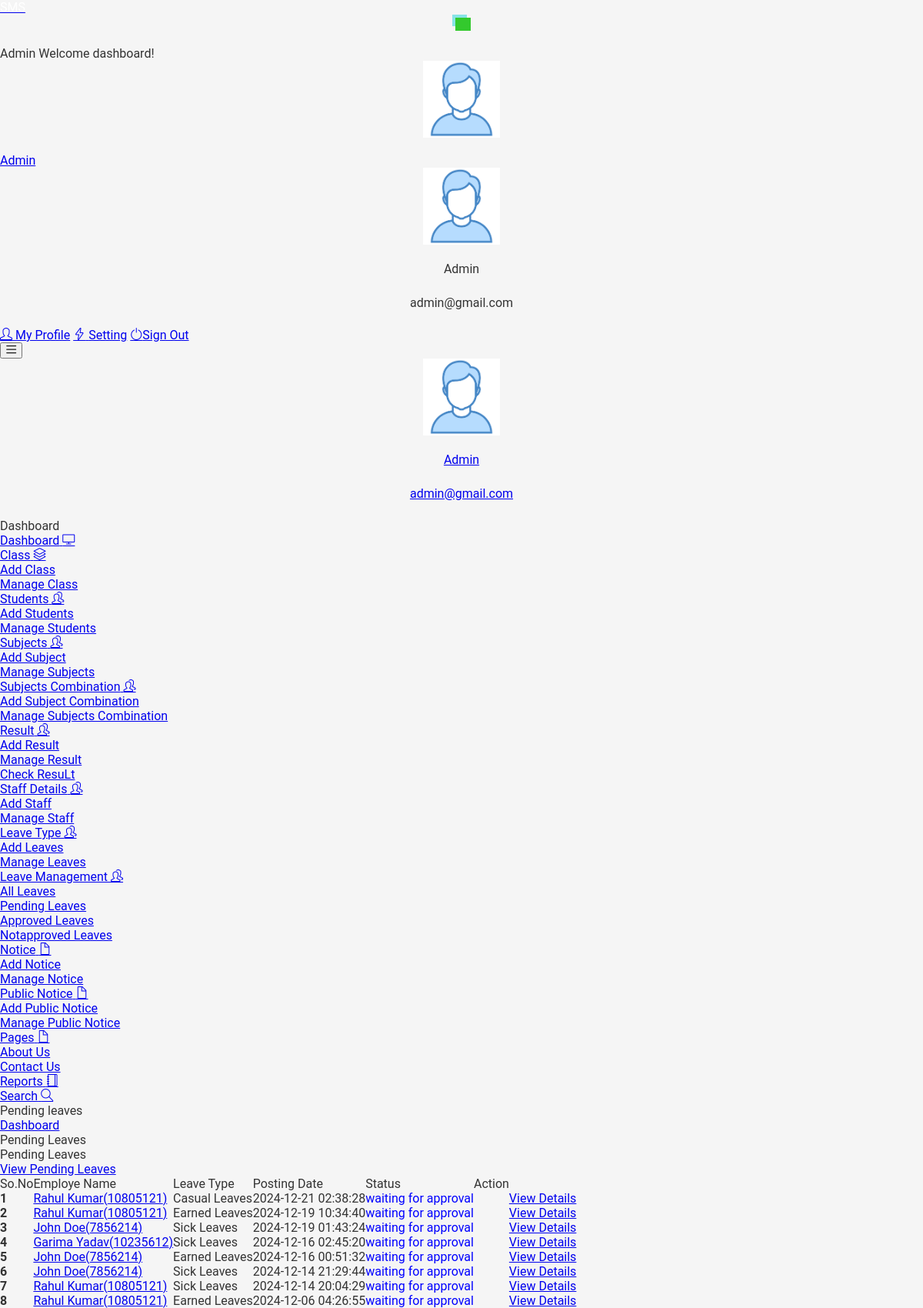
Before: /studentms/admin/pending-leavehistory.php (signed in) with the older database file.
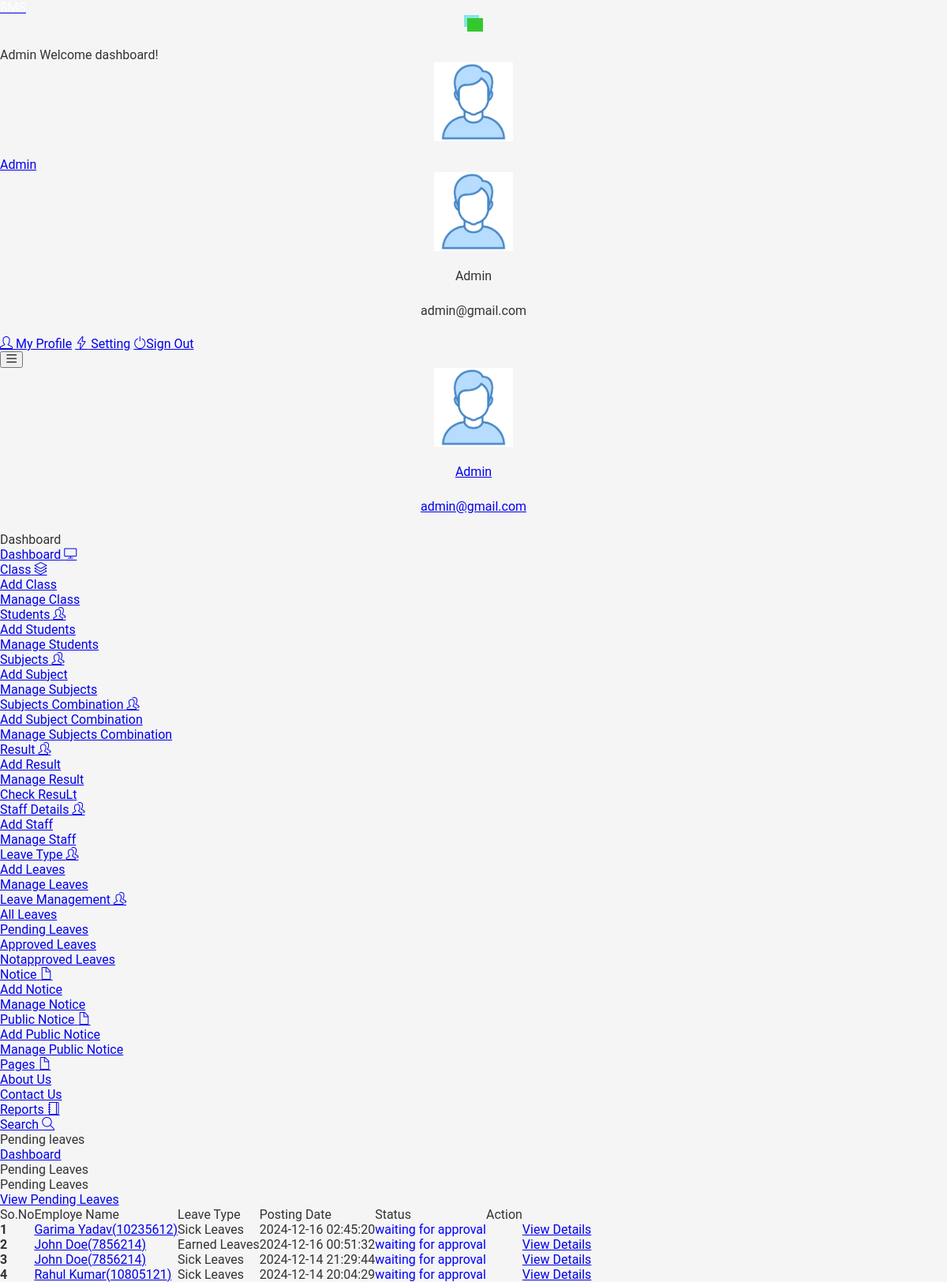
After: the same page with the newer database file.
### tables this page shows
CREATE TABLE IF NOT EXISTS `tblleaves` (
  `id` int NOT NULL AUTO_INCREMENT,
  `LeaveType` varchar(110) DEFAULT NULL,
  `ToDate` varchar(120) DEFAULT NULL,
  `FromDate` varchar(120) DEFAULT NULL,
  `Description` mediumtext,
  `PostingDate` timestamp NULL DEFAULT CURRENT_TIMESTAMP,
  `AdminRemark` mediumtext,
  `AdminRemarkDate` varchar(120) DEFAULT NULL,
  `Status` int DEFAULT NULL,
  `IsRead` int DEFAULT NULL,
  `empid` int DEFAULT NULL,
  PRIMARY KEY (`id`),
  KEY `empid` (`empid`)
);

CREATE TABLE IF NOT EXISTS `tblemployees` (
  `id` int NOT NULL AUTO_INCREMENT,
  `EmpId` varchar(100) NOT NULL,
  `FirstName` varchar(150) DEFAULT NULL,
  `LastName` varchar(150) DEFAULT NULL,
  `EmailId` varchar(200) DEFAULT NULL,
  `ClassId` int DEFAULT NULL,
  `Password` varchar(180) DEFAULT NULL,
  `Gender` varchar(100) DEFAULT NULL,
  `Dob` varchar(100) DEFAULT NULL,
  `Subjects` varchar(255) DEFAULT NULL,
  `Address` varchar(255) DEFAULT NULL,
  `City` varchar(200) DEFAULT NULL,
  `Country` varchar(150) DEFAULT NULL,
  `Phonenumber` char(11) DEFAULT NULL,
  `Status` int DEFAULT NULL,
  `RegDate` timestamp NULL DEFAULT CURRENT_TIMESTAMP,
  PRIMARY KEY (`id`)
);

### studentms/admin/pending-leavehistory.php (the view, shortened to what the rows shown need)
<?php
include('includes/dbconnection.php');
if(strlen($_SESSION['sturecmsaid'])==0)
    {
header('location:index.php');
}
else{
 ?>
<!DOCTYPE html>
<html lang="en">
    <head>
    <link rel="stylesheet" href="vendors/simple-line-icons/css/simple-line-icons.css">
    <link rel="stylesheet" href="vendors/flag-icon-css/css/flag-icon.min.css">
    <link rel="stylesheet" href="vendors/css/vendor.bundle.base.css">
    <link rel="stylesheet" href="vendors/select2/select2.min.css">
    <link rel="stylesheet" href="vendors/select2-bootstrap-theme/select2-bootstrap.min.css">
    <link rel="stylesheet" href="css/style.css" />
    </head>
    <body>
    <div class="container-scroller">
     <?php include_once('includes/header.php');?>
      <div class="container-fluid page-body-wrapper">
        <?php include_once('includes/sidebar.php');?>
        <div class="main-panel">
          <div class="content-wrapper">
            <div class="row">
              <div class="col-md-12 grid-margin stretch-card">
                <div class="card">
                  <div class="card-body">
                    <div class="table-responsive border rounded p-1">
                      <table class="table">
                                    <thead>
                                        <tr>
                                            <th class="font-weight-bold">So.No</th>
                                            <th class="font-weight-bold">Employe Name</th>
                                            <th class="font-weight-bold">Leave Type</th>
                                             <th class="font-weight-bold">Posting Date</th>
                                            <th class="font-weight-bold">Status</th>
                                            <th class="font-weight-bold">Action</th>
                                        </tr>
                                    </thead>
                                    <tbody>
<?php
$status=0;
$sql = "SELECT tblleaves.id as lid,tblemployees.FirstName,tblemployees.LastName,tblemployees.EmpId,tblemployees.id,tblleaves.LeaveType,tblleaves.PostingDate,tblleaves.Status from tblleaves join tblemployees on tblleaves.empid=tblemployees.id where tblleaves.Status=:status order by lid desc";
$query = $dbh -> prepare($sql);
$query->bindParam(':status',$status,PDO::PARAM_STR);
$query->execute();
$results=$query->fetchAll(PDO::FETCH_OBJ);
$cnt=1;
if($query->rowCount() > 0)
{
foreach($results as $result)
{
      ?>
                                        <tr>
                                            <td> <b><?php echo htmlentities($cnt);?></b></td>
                                              <td><a href="editemployee.php?empid=<?php echo htmlentities($result->id);?>" target="_blank"><?php echo htmlentities($result->FirstName." ".$result->LastName);?>(<?php echo htmlentities($result->EmpId);?>)</a></td>
                                            <td><?php echo htmlentities($result->LeaveType);?></td>
                                            <td><?php echo htmlentities($result->PostingDate);?></td>
                                                                       <td><?php $stats=$result->Status;
if($stats==1){
                                             ?>
                                                 <span style="color: green">Approved</span>
                                                 <?php } if($stats==2)  { ?>
                                                <span style="color: red">Not Approved</span>
                                                 <?php } if($stats==0)  { ?>
 <span style="color: blue">waiting for approval</span>
 <?php } ?>
                                             </td>
          <td>
           <td><a href="leave-details.php?leaveid=<?php echo htmlentities($result->lid);?>" class="btn btn-primary mr-2"  > View Details</a></td>
                                    </tr>
                                         <?php $cnt++;} }?>
                                    </tbody>
                                </table>
                            </div>
                        </div>
                    </div>
                </div>
        </div>
    </body>
</html>
<?php } ?>

### studentms/admin/includes/header.php (shortened to what the rows shown need)
 <nav class="navbar default-layout-navbar col-lg-12 col-12 p-0 fixed-top d-flex flex-row">
        </div><?php
         $aid= $_SESSION['sturecmsaid'];
$sql="SELECT * from tbladmin where id=:aid";
$query = $dbh -> prepare($sql);
$query->bindParam(':aid',$aid,PDO::PARAM_STR);
$query->execute();
$results=$query->fetchAll(PDO::FETCH_OBJ);
$cnt=1;
if($query->rowCount() > 0)
{
foreach($results as $row)
{               ?>
        <div class="navbar-menu-wrapper d-flex align-items-center flex-grow-1">
          <h5 class="mb-0 font-weight-medium d-none d-lg-flex"><?php  echo htmlentities($row->AdminName);?> Welcome dashboard!</h5>
          <ul class="navbar-nav navbar-nav-right ml-auto">
            <li class="nav-item dropdown d-none d-xl-inline-flex user-dropdown">
              <a class="nav-link dropdown-toggle" id="UserDropdown" href="#" data-toggle="dropdown" aria-expanded="false">
                <img class="img-xs rounded-circle ml-2" src="images/faces/face8.jpg" alt="Profile image"> <span class="font-weight-normal"> <?php  echo htmlentities($row->AdminName);?> </span></a>
              <div class="dropdown-menu dropdown-menu-right navbar-dropdown" aria-labelledby="UserDropdown">
                <div class="dropdown-header text-center">
                  <img class="img-md rounded-circle" src="images/faces/face8.jpg" alt="Profile image">
                  <p class="mb-1 mt-3"><?php  echo htmlentities($row->AdminName);?></p>
                  <p class="font-weight-light text-muted mb-0"><?php  echo htmlentities($row->Email);?></p>
                </div><?php $cnt=$cnt+1;}} ?>
              </div>
            </li>
          </ul>
          <button class="navbar-toggler navbar-toggler-right d-lg-none align-self-center" type="button" data-toggle="offcanvas">
            <span class="icon-menu"></span>
          </button>
        </div>
      </nav>

### studentms/admin/includes/sidebar.php (shortened to what the rows shown need)
<nav class="sidebar sidebar-offcanvas" id="sidebar">
          <ul class="nav">
            <li class="nav-item nav-profile">
              <a href="#" class="nav-link">
                <div class="text-wrapper">
                  <?php
         $aid= $_SESSION['sturecmsaid'];
$sql="SELECT * from tbladmin where id=:aid";
$query = $dbh -> prepare($sql);
$query->bindParam(':aid',$aid,PDO::PARAM_STR);
$query->execute();
$results=$query->fetchAll(PDO::FETCH_OBJ);
$cnt=1;
if($query->rowCount() > 0)
{
foreach($results as $row)
{               ?>
                  <p class="profile-name"><?php  echo htmlentities($row->AdminName);?></p>
                  <p class="designation"><?php  echo htmlentities($row->Email);?></p><?php $cnt=$cnt+1;}} ?>
                </div>
              </a>
            </li>
          </ul>
        </nav>

Changed rows visible on the page:
removed tblleaves: tblemployees.FirstName+LastName "Rahul Kumar", tblemployees.EmpId "10805121", LeaveType "Casual Leaves", PostingDate "2024-12-21 02:38:28", Status "waiting for approval"
removed tblleaves: tblemployees.FirstName+LastName "Rahul Kumar", tblemployees.EmpId "10805121", LeaveType "Earned Leaves", PostingDate "2024-12-19 10:34:40", Status "waiting for approval"
no longer on this page (row edited): tblleaves: tblemployees.FirstName+LastName "John Doe", tblemployees.EmpId "7856214", LeaveType "Sick Leaves", PostingDate "2024-12-19 01:43:24", Status "waiting for approval"
removed tblleaves: tblemployees.FirstName+LastName "Rahul Kumar", tblemployees.EmpId "10805121", LeaveType "Earned Leaves", PostingDate "2024-12-06 04:26:55", Status "waiting for approval"
